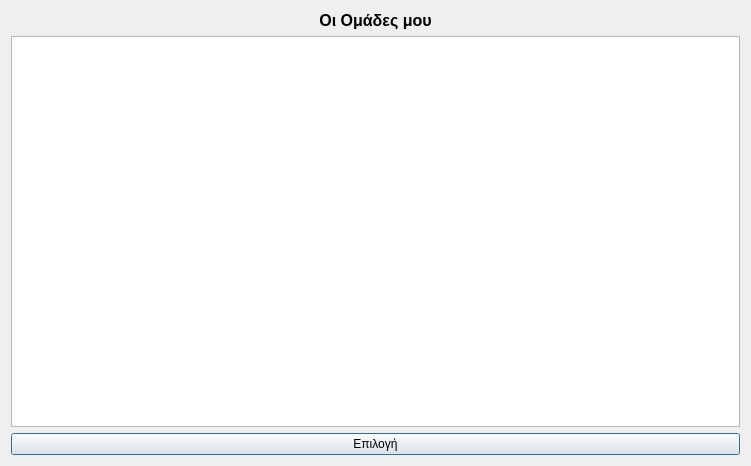
<?xml version="1.0" encoding="UTF-8"?>
<ui version="4.0">
 <class>Dialog</class>
 <widget class="QDialog" name="Dialog">
  <property name="geometry">
   <rect>
    <x>0</x>
    <y>0</y>
    <width>751</width>
    <height>466</height>
   </rect>
  </property>
  <property name="windowTitle">
   <string>Dialog</string>
  </property>
  <layout class="QGridLayout" name="gridLayout">
   <item row="2" column="0">
    <widget class="QPushButton" name="selectTeamSpaceButton">
     <property name="text">
      <string>Επιλογή</string>
     </property>
    </widget>
   </item>
   <item row="0" column="0">
    <widget class="QLabel" name="label">
     <property name="text">
      <string>&lt;html&gt;&lt;head/&gt;&lt;body&gt;&lt;p&gt;&lt;span style=&quot; font-size:12pt; font-weight:700;&quot;&gt;Οι Ομάδες μου&lt;/span&gt;&lt;/p&gt;&lt;/body&gt;&lt;/html&gt;</string>
     </property>
     <property name="textFormat">
      <enum>Qt::TextFormat::MarkdownText</enum>
     </property>
     <property name="alignment">
      <set>Qt::AlignmentFlag::AlignCenter</set>
     </property>
    </widget>
   </item>
   <item row="1" column="0">
    <widget class="QTableView" name="teamListTableView"/>
   </item>
  </layout>
 </widget>
 <resources/>
 <connections/>
</ui>
